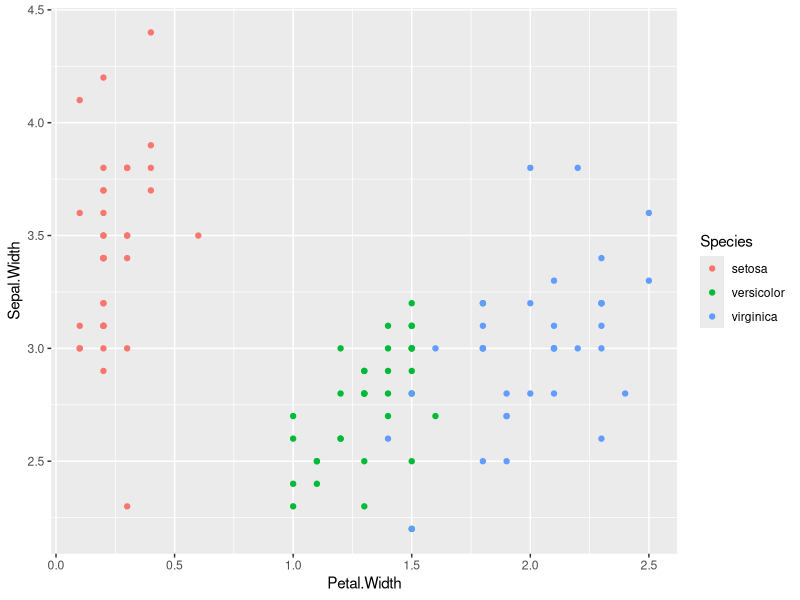
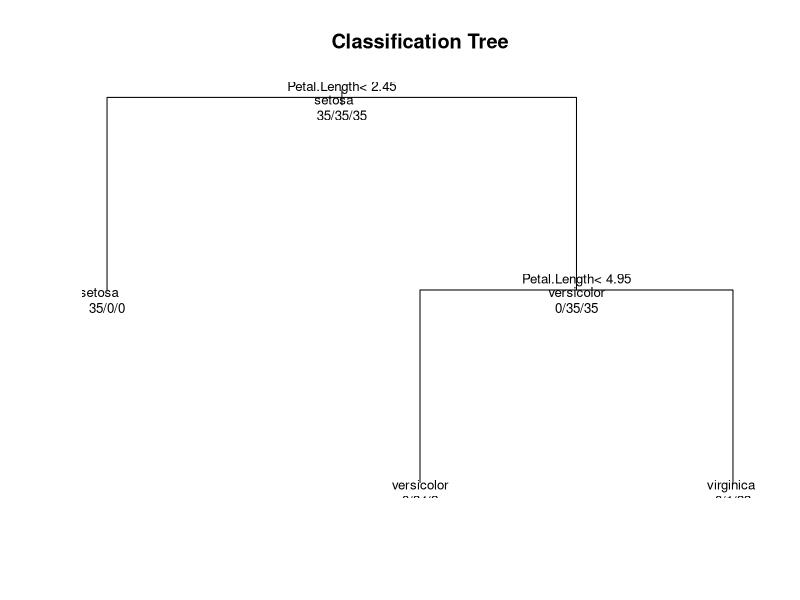

Source code (R) for these figures, in order:
library(caret)
library(ggplot2)

data(iris)
head(iris)
dim(iris)

inTrain <- createDataPartition(y = iris$Species, p = 0.7, list = FALSE)
training <- iris[inTrain, ]
testing <- iris[-inTrain, ]
dim(training)
dim(testing)

qplot(Petal.Width, Sepal.Width, col = Species, data = training)

modFit <- train(Species ~ ., method = "rpart", data = training)
print(modFit$finalModel)

plot(modFit$finalModel, uniform = TRUE, main = "Classification Tree")
text(modFit$finalModel, use.n = TRUE, all = TRUE, cex = .8)
